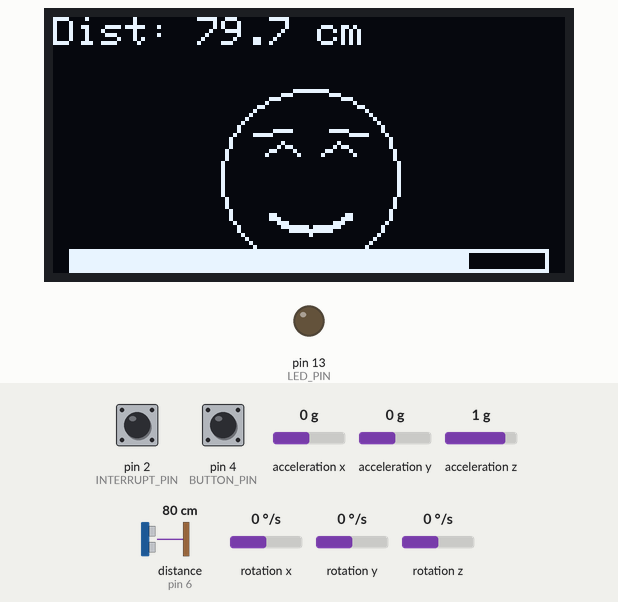
Simulated run of this sketch. Board: Arduino Uno, built with avr-gcc and run on an emulated ATmega328P. On the bench: 128×64 one-colour display, output pins drawn as LEDs (lit = HIGH). Wiring (inferred from the names in the program): ultrasonic range finder: trigger pin 5; echo pin 6. The test bench sets the inputs (shaded band); at power-on: pin 4 (BUTTON_PIN) HIGH, distance to the obstacle (sensor on pin 6) 80 cm, pin 2 (INTERRUPT_PIN) LOW, acceleration x 0 g, acceleration y 0 g, acceleration z 1 g, rotation x 0 °/s, rotation y 0 °/s, rotation z 0 °/s. The echo pulse lasts 58.3 µs per cm; the sensor or clock chip raises its interrupt line as the real part does; random numbers use the default seed unless the sketch sets one; pins used as bus, display or sensor lines are not drawn; what the sketch prints to the serial monitor is not drawn.

Above: at 2.3 s.
2.4 s: pin 4 (BUTTON_PIN) pulled LOW for 0.15 s
At 2.85 s:
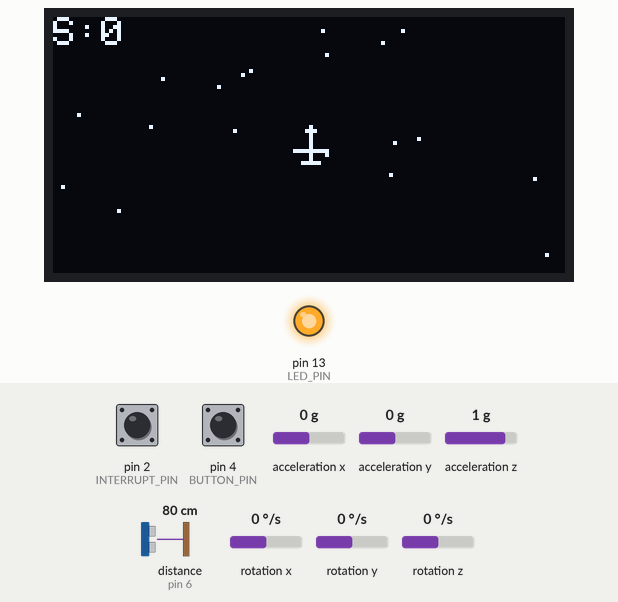
3.1 s: pin 4 (BUTTON_PIN) pulled LOW for 0.15 s
At 4.5 s:
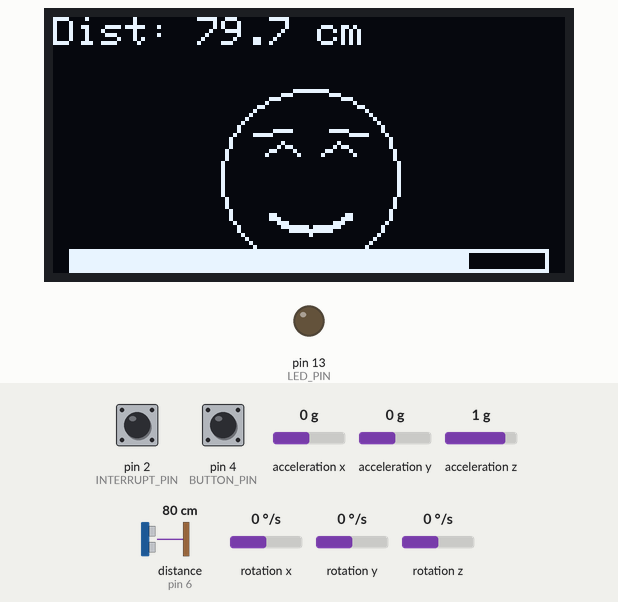
4.8 s: distance to the obstacle (sensor on pin 6) set to 4 cm
At 7.44 s:
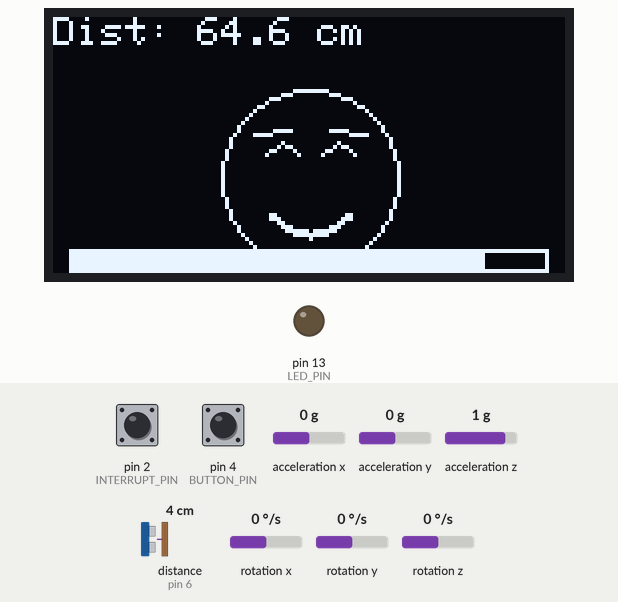
7.8 s: distance to the obstacle (sensor on pin 6) set to 250 cm
At 8.88 s:
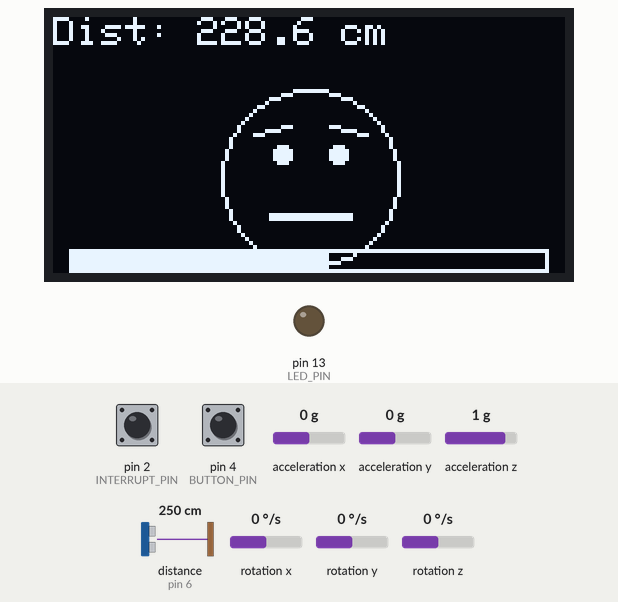
10.6 s: pin 4 (BUTTON_PIN) pulled LOW for 0.15 s
At 11.24 s:
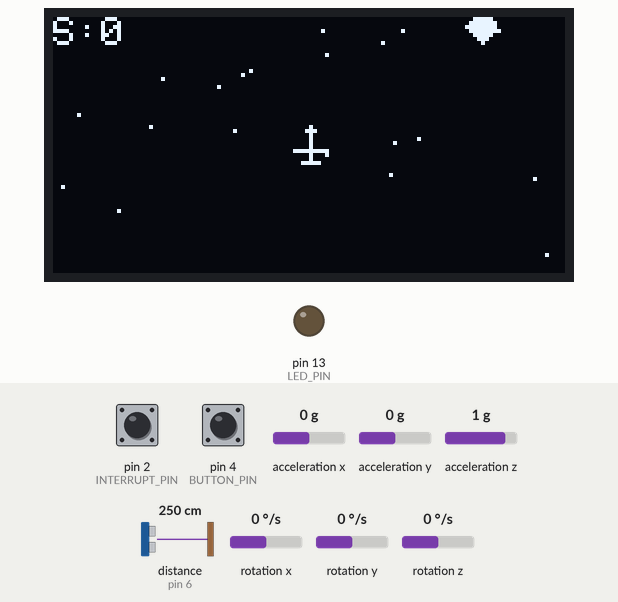
11.3 s: pin 4 (BUTTON_PIN) pulled LOW for 0.15 s
At 11.72 s:
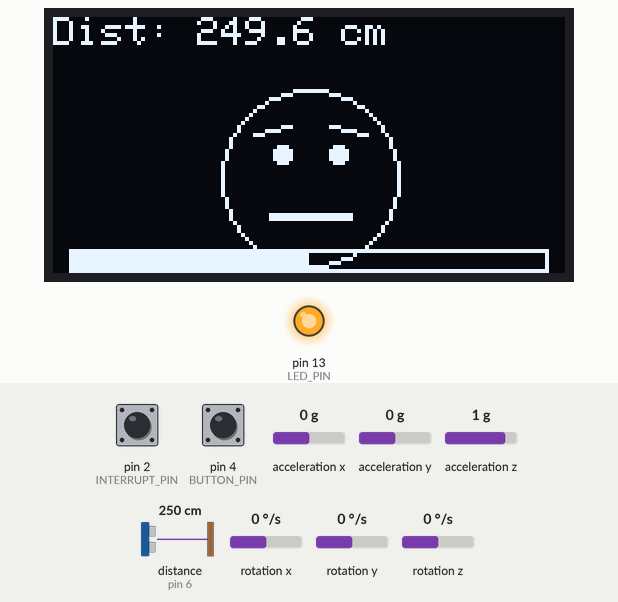
Timing chart, 0 to 14.3 s (numbered marks = the images above; inputs shaded):
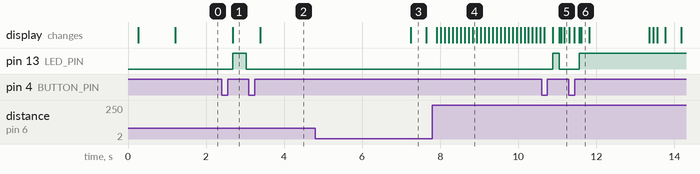

Measured:
- after the input at 2.4 s, pin 13 (LED_PIN): LOW → HIGH after 0.29 s, → LOW 0.35 s later; the display: changes after 0.29 s (image 1)
- after the input at 4.8 s, the display: changes after 2.4 s (image 3)
- after the input at 10.6 s, pin 13 (LED_PIN): LOW → HIGH after 0.29 s, → LOW 0.16 s later

The sketch:

ultrasound_flight.ino
```cpp
#include <Wire.h>
#include <Adafruit_GFX.h>
#include <Adafruit_SSD1306.h>
#include "I2Cdev.h"
#include "MPU6050_6Axis_MotionApps20.h"

// ==================== 핀 ====================
#define TRIG_PIN       5
#define ECHO_PIN       6
#define BUTTON_PIN     4
#define INTERRUPT_PIN  2
#define LED_PIN        13

// ==================== OLED ====================
#define SCREEN_WIDTH  128
#define SCREEN_HEIGHT 64
#define OLED_RESET    -1
#define SCREEN_ADDRESS 0x3C
Adafruit_SSD1306 display(SCREEN_WIDTH, SCREEN_HEIGHT, &Wire, OLED_RESET);

// ==================== MPU6050 ====================
MPU6050 mpu;
bool dmpReady = false;
uint8_t mpuIntStatus;
uint8_t devStatus;
uint16_t packetSize;
uint16_t fifoCount;
uint8_t fifoBuffer[64];
Quaternion q;
VectorFloat gravity;
float ypr[3];
float yprOffset[3] = {0, 0, 0};
volatile bool mpuInterrupt = false;

void dmpDataReady() { mpuInterrupt = true; }

// ==================== 초음파 ====================
const float MIN_DIST = 4.0;
const float MAX_DIST = 500.0;
float smoothedDist = 0;
bool firstDistRead = true;
unsigned long lastMeasure = 0;
const unsigned long MEASURE_INTERVAL = 100;

// ==================== 화면 ====================
int screenMode = 0;              // 0=거리, 1=게임
const int SCREEN_COUNT = 2;

// ==================== 버튼 ====================
int lastButtonReading = HIGH;
unsigned long lastDebounce = 0;
unsigned long buttonPressStart = 0;
bool buttonHeld = false;
const unsigned long DEBOUNCE_MS = 40;
const unsigned long LONG_PRESS_MS = 600;

// ==================== 게임 ====================
struct Obstacle {
  float x;
  float y;
  float vy;
  int r;
  bool active;
};
const int MAX_OBS = 4;
Obstacle obstacles[MAX_OBS];

float planeX, planeY;
unsigned long gameStartMs = 0;
int gameScore = 0;
bool gameOver = false;
unsigned long gameOverMs = 0;
unsigned long lastFrame = 0;
const unsigned long FRAME_INTERVAL = 33;   // ~30fps

// 별 배경
struct Star { uint8_t x, y; };
const int STAR_COUNT = 20;
Star stars[STAR_COUNT];

// ==================== setup ====================
void setup() {
  Serial.begin(115200);
  delay(200);

  pinMode(TRIG_PIN, OUTPUT);
  pinMode(ECHO_PIN, INPUT);
  digitalWrite(TRIG_PIN, LOW);
  pinMode(BUTTON_PIN, INPUT_PULLUP);
  pinMode(LED_PIN, OUTPUT);
  pinMode(INTERRUPT_PIN, INPUT);

  // ---- 1) I2C 시작 + 타임아웃 ----
  Wire.begin();
  // Wire.setWireTimeout(3000, true);

  // ---- 2) OLED를 먼저 100kHz에서 초기화 ----
  if (!display.begin(SSD1306_SWITCHCAPVCC, SCREEN_ADDRESS)) {
    Serial.println(F("SSD1306 fail"));
    for (;;);
  }
  display.clearDisplay();
  display.setTextColor(SSD1306_WHITE);
  display.setTextSize(1);
  display.setCursor(0, 0);
  display.println(F("OLED OK"));
  display.println(F("Init MPU..."));
  display.display();
  Serial.println(F("OLED OK"));

  // ---- 3) 이제 I2C 클럭 올리기 ----
  Wire.setClock(400000);

  // ---- 4) MPU6050 초기화 ----
  mpu.initialize();
  mpu.reset();
  delay(100);
  mpu.initialize();

  devStatus = mpu.dmpInitialize();

  mpu.setXGyroOffset(220);
  mpu.setYGyroOffset(76);
  mpu.setZGyroOffset(-85);
  mpu.setZAccelOffset(1788);

  if (devStatus == 0) {
    // Calibrate는 리셋 위험이 있어서 생략 (오프셋으로 충분)
    mpu.setDMPEnabled(true);
    attachInterrupt(digitalPinToInterrupt(INTERRUPT_PIN), dmpDataReady, RISING);
    mpuIntStatus = mpu.getIntStatus();
    dmpReady = true;
    packetSize = mpu.dmpGetFIFOPacketSize();
    Serial.println(F("DMP ready"));
  } else {
    display.clearDisplay();
    display.setCursor(0, 0);
    display.print(F("DMP fail "));
    display.println(devStatus);
    display.display();
    Serial.print(F("DMP fail "));
    Serial.println(devStatus);
    while (1);
  }

  // ---- 5) 별 초기화 ----
  randomSeed(analogRead(A0));
  for (int i = 0; i < STAR_COUNT; i++) {
    stars[i].x = random(0, 128);
    stars[i].y = random(0, 64);
  }

  initGame();
  delay(300);
}

// ==================== loop ====================
void loop() {
  if (!dmpReady) return;

  // ---- MPU 인터럽트 처리 ----
  if (mpuInterrupt) {
    mpuInterrupt = false;
    mpuIntStatus = mpu.getIntStatus();
    fifoCount = mpu.getFIFOCount();

    if ((mpuIntStatus & 0x10) || fifoCount == 1024) {
      mpu.resetFIFO();
    } else if (mpuIntStatus & 0x02) {
      while (fifoCount < packetSize) fifoCount = mpu.getFIFOCount();
      mpu.getFIFOBytes(fifoBuffer, packetSize);
      fifoCount -= packetSize;
      mpu.dmpGetQuaternion(&q, fifoBuffer);
      mpu.dmpGetGravity(&gravity, &q);
      mpu.dmpGetYawPitchRoll(ypr, &q, &gravity);
    }
  }

  // ---- FIFO 오버플로 방지 ----
  if (mpu.getFIFOCount() > 900) mpu.resetFIFO();

  // ---- 버튼 처리 ----
  handleButton();

  // ---- 거리 측정 ----
  if (millis() - lastMeasure >= MEASURE_INTERVAL) {
    lastMeasure = millis();
    float d = measureDistance();
    if (d >= MIN_DIST && d <= MAX_DIST) {
      if (firstDistRead) {
        smoothedDist = d;
        firstDistRead = false;
      } else {
        smoothedDist = smoothedDist * 0.8 + d * 0.2;
      }
    }
  }

  // ---- 화면 렌더 ----
  if (screenMode == 0) {
    drawDistanceScreen(smoothedDist);
  } else {
    updateAndDrawGame();
  }
}

// ==================== 버튼 ====================
void handleButton() {
  int reading = digitalRead(BUTTON_PIN);
  if (reading != lastButtonReading) lastDebounce = millis();

  if ((millis() - lastDebounce) > DEBOUNCE_MS) {
    static int stableState = HIGH;
    if (reading != stableState) {
      stableState = reading;
      if (stableState == LOW) {
        buttonPressStart = millis();
        buttonHeld = true;
      } else {
        // 뗌 → 짧게 누른 경우
        if (buttonHeld) {
          unsigned long held = millis() - buttonPressStart;
          if (held < LONG_PRESS_MS) {
            screenMode = (screenMode + 1) % SCREEN_COUNT;
            if (screenMode == 1) initGame();
            Serial.print(F("Screen ")); Serial.println(screenMode);
          }
          buttonHeld = false;
        }
      }
    }
  }
  lastButtonReading = reading;

  // 길게 누름 → 게임 화면에서 영점 재설정
  if (buttonHeld && (millis() - buttonPressStart >= LONG_PRESS_MS)) {
    if (screenMode == 1) {
      yprOffset[0] = ypr[0] * 180 / M_PI;
      yprOffset[1] = ypr[1] * 180 / M_PI;
      yprOffset[2] = ypr[2] * 180 / M_PI;
      planeX = 64; planeY = 32;
      Serial.println(F("Zero set"));
    }
    buttonHeld = false;
  }
}

// ==================== 초음파 ====================
float measureDistance() {
  digitalWrite(TRIG_PIN, LOW);
  delayMicroseconds(2);
  digitalWrite(TRIG_PIN, HIGH);
  delayMicroseconds(10);
  digitalWrite(TRIG_PIN, LOW);
  long duration = pulseIn(ECHO_PIN, HIGH, 30000);
  if (duration == 0) return -1;
  return duration * 0.0343 / 2.0;
}

// ==================== 거리 화면 ====================
float distanceToMood(float d) {
  if (d <= MIN_DIST) return 1.0;
  if (d >= MAX_DIST) return 0.0;
  return 1.0 - (d - MIN_DIST) / (MAX_DIST - MIN_DIST);
}

void drawDistanceScreen(float d) {
  display.clearDisplay();
  display.setTextSize(1);
  display.setTextColor(SSD1306_WHITE);
  display.setCursor(0, 0);
  display.print(F("Dist: "));
  if (d > 0) { display.print(d, 1); display.print(F(" cm")); }
  else display.print(F("---"));

  float mood = distanceToMood(d);
  drawFace(mood);

  int barX = 4, barY = 58, barW = 120, barH = 6;
  display.drawRect(barX, barY, barW, barH, SSD1306_WHITE);
  int fillW = (int)((barW - 2) * mood);
  if (fillW > 0) display.fillRect(barX + 1, barY + 1, fillW, barH - 2, SSD1306_WHITE);

  display.display();
}

void drawFace(float mood) {
  int cx = 64, cy = 40, r = 22;
  display.drawCircle(cx, cy, r, SSD1306_WHITE);

  int eyeY = cy - 6;
  int browInnerY = eyeY - 6 + (int)((1.0 - mood) * -3);
  int browOuterY = eyeY - 6 + (int)(mood * 2);
  display.drawLine(cx - 14, browOuterY, cx - 5, browInnerY, SSD1306_WHITE);
  display.drawLine(cx + 5, browInnerY, cx + 14, browOuterY, SSD1306_WHITE);

  if (mood > 0.55) {
    int lift = (int)((mood - 0.55) * 12);
    display.drawLine(cx - 11, eyeY, cx - 7, eyeY - lift, SSD1306_WHITE);
    display.drawLine(cx - 7, eyeY - lift, cx - 3, eyeY, SSD1306_WHITE);
    display.drawLine(cx + 3, eyeY, cx + 7, eyeY - lift, SSD1306_WHITE);
    display.drawLine(cx + 7, eyeY - lift, cx + 11, eyeY, SSD1306_WHITE);
  } else {
    display.fillCircle(cx - 7, eyeY, 2, SSD1306_WHITE);
    display.fillCircle(cx + 7, eyeY, 2, SSD1306_WHITE);
  }

  int mouthW = 20, mouthY = cy + 9;
  int curve = (int)((0.5 - mood) * 14);
  for (int x = -mouthW / 2; x <= mouthW / 2; x++) {
    float nx = (float)x / (mouthW / 2.0);
    int dy = (int)(curve * (1.0 - nx * nx));
    int px = cx + x, py = mouthY - dy;
    display.drawPixel(px, py, SSD1306_WHITE);
    display.drawPixel(px, py + 1, SSD1306_WHITE);
  }
}

// ==================== 게임 ====================
void initGame() {
  planeX = 64;
  planeY = 32;
  gameStartMs = millis();
  gameScore = 0;
  gameOver = false;
  for (int i = 0; i < MAX_OBS; i++) obstacles[i].active = false;
  lastFrame = millis();
}

void spawnObstacle() {
  for (int i = 0; i < MAX_OBS; i++) {
    if (!obstacles[i].active) {
      obstacles[i].active = true;
      obstacles[i].x = random(8, 120);
      obstacles[i].y = -5;
      obstacles[i].r = random(3, 6);
      obstacles[i].vy = random(80, 150) / 100.0 * 1.5;
      return;
    }
  }
}

void updateAndDrawGame() {
  unsigned long now = millis();

  // 게임오버 화면
  if (gameOver) {
    display.clearDisplay();
    display.setTextSize(2);
    display.setCursor(14, 10);
    display.println(F("GAME OVER"));
    display.setTextSize(1);
    display.setCursor(34, 35);
    display.print(F("Score: "));
    display.print(gameScore);
    display.setCursor(16, 50);
    display.println(F("Resetting..."));
    display.display();
    if (now - gameOverMs > 2000) initGame();
    return;
  }

  // 프레임 제한
  if (now - lastFrame < FRAME_INTERVAL) return;
  float dt = (now - lastFrame) / 1000.0;
  lastFrame = now;

  // 점수 = 버틴 시간(초)
  gameScore = (now - gameStartMs) / 1000;

  // 자이로 → 이동
  float pitch = ypr[1] * 180 / M_PI - yprOffset[1];
  float roll  = ypr[2] * 180 / M_PI - yprOffset[2];

  const float SENS = 0.12;
  planeX += roll  * SENS;
  planeY += pitch * SENS;

  // 경계 처리
  if (planeX < 4)   planeX = 4;
  if (planeX > 123) planeX = 123;
  if (planeY < 4)   planeY = 4;
  if (planeY > 59)  planeY = 59;

  // 장애물 스폰 (점수 오르면 자주)
  int spawnRate = 40 - min(25, gameScore / 2);
  if (random(0, spawnRate) == 0) spawnObstacle();

  // 장애물 업데이트 & 충돌
  for (int i = 0; i < MAX_OBS; i++) {
    if (!obstacles[i].active) continue;
    obstacles[i].y += obstacles[i].vy * dt * 30;

    if (obstacles[i].y > 70) {
      obstacles[i].active = false;
      continue;
    }

    float dx = obstacles[i].x - planeX;
    float dy = obstacles[i].y - planeY;
    if (dx * dx + dy * dy < (obstacles[i].r + 4) * (obstacles[i].r + 4)) {
      gameOver = true;
      gameOverMs = now;
      return;
    }
  }

  // ---- 렌더 ----
  display.clearDisplay();

  // 별
  for (int i = 0; i < STAR_COUNT; i++) {
    display.drawPixel(stars[i].x, stars[i].y, SSD1306_WHITE);
  }

  // 장애물 (운석)
  for (int i = 0; i < MAX_OBS; i++) {
    if (!obstacles[i].active) continue;
    int ox = (int)obstacles[i].x;
    int oy = (int)obstacles[i].y;
    display.fillCircle(ox, oy, obstacles[i].r, SSD1306_WHITE);
    display.drawPixel(ox - obstacles[i].r - 1, oy, SSD1306_WHITE);
    display.drawPixel(ox + obstacles[i].r + 1, oy + 1, SSD1306_WHITE);
    display.drawPixel(ox, oy + obstacles[i].r + 1, SSD1306_WHITE);
  }

  // 비행기
  drawPlane((int)planeX, (int)planeY);

  // 점수
  display.setTextSize(1);
  display.setTextColor(SSD1306_WHITE);
  display.setCursor(0, 0);
  display.print(F("S:"));
  display.print(gameScore);

  display.display();
  digitalWrite(LED_PIN, (now / 500) % 2);
}

void drawPlane(int x, int y) {
  display.drawLine(x, y - 5, x, y + 4, SSD1306_WHITE);
  display.drawLine(x - 4, y + 1, x + 4, y + 1, SSD1306_WHITE);
  display.drawLine(x - 2, y + 4, x + 2, y + 4, SSD1306_WHITE);
  display.drawPixel(x - 1, y - 4, SSD1306_WHITE);
  display.drawPixel(x + 1, y - 4, SSD1306_WHITE);
  display.drawPixel(x, y - 5, SSD1306_WHITE);
}
```
